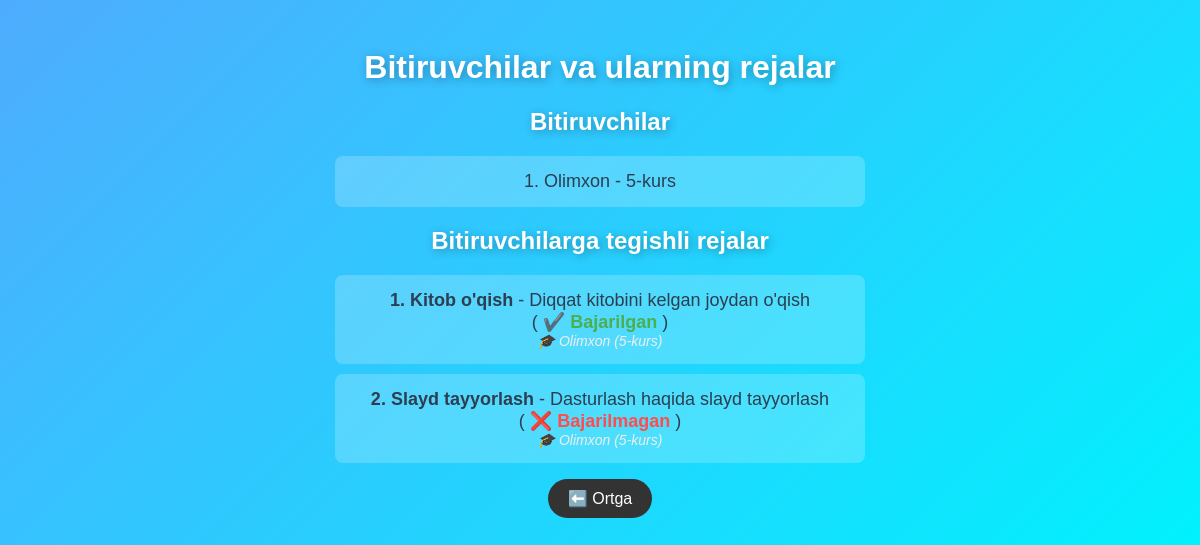
The app's page /students/graduate_task/, older data.
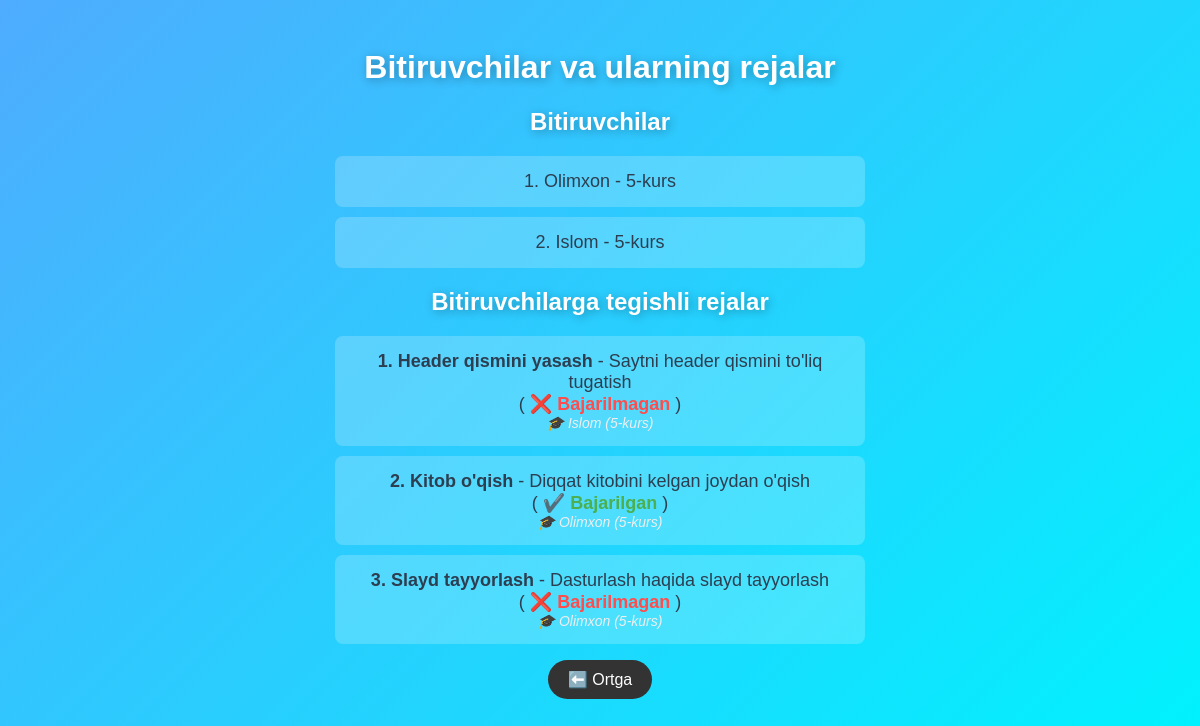
The same page, newer data.
### main/models.py (models this page shows, shortened)
class Student(models.Model):
    name = models.CharField(max_length=50)
    age = models.PositiveSmallIntegerField()
    course = models.PositiveSmallIntegerField(default=1)
    number = models.CharField(max_length=255, unique=True)

class Task(models.Model):
    name = models.CharField(max_length=255)
    date = models.DateField()
    desc = models.TextField()
    done = models.BooleanField(default=False)
    student = models.ForeignKey(Student, on_delete=SET_NULL, null=True)

### main/views.py (the view)
# urls.py: path('students/graduate_task/', graduate_task, name='graduate_task'),
def graduate_task(request):
    graduates = Student.objects.filter(course__gte=5)
    tasks = Task.objects.filter(student__course__gte=5).order_by('name')
    context = {
        'graduates': graduates,
        'tasks': tasks,
    }
    return render(request, 'graduate_task.html', context)

### templates/graduate_task.html (shortened to what this page needs)
<!DOCTYPE html>
<html lang="en">
<head>
</head>
<body>
    <h1>Bitiruvchilar va ularning rejalar</h1>
    <h2>Bitiruvchilar</h2>
    <ul>
        {% for graduate in graduates %}
            <li>{{ forloop.counter }}. {{ graduate.name }} - {{ graduate.course }}-kurs</li>
        {% empty %}
            <li>Bitiruvchi talabalar yo‘q.</li>
        {% endfor %}
    </ul>
    <h2>Bitiruvchilarga tegishli rejalar</h2>
    <ul>
        {% for task in tasks %}
           <li>
                <strong>{{ forloop.counter }}. {{ task.name }}</strong> - {{ task.desc }}<br>
                (<span class="{% if task.done %}done{% else %}not-done{% endif %}">
                    {% if task.done %} <span>✔️ Bajarilgan</span> {% else %} <span>❌ Bajarilmagan</span> {% endif %}
                </span>)
                <div class="student-name">
                    🎓 {{ task.student.name }} ({{ task.student.course }}-kurs)
                </div>
            </li>
        {% empty %}
            <li>Bitiruvchilarga tegishli rejalar yo‘q.</li>
        {% endfor %}
    </ul>
    <a class="gradiuent" href="/tasks/">⬅️ Ortga</a>
</body>
</html>

### templates/graduate_task.html (style rules this page uses)
body { font-family: 'Arial', sans-serif; background: linear-gradient(135deg, #4facfe, #00f2fe); color: #fff; text-align: center; padding: 20px; animation: fadeIn 1.5s ease-in-out; }
h1, h2 { text-shadow: 2px 2px 10px rgba(0, 0, 0, 0.3); }
ul { list-style: none; padding: 0; }
li { background: rgba(255, 255, 255, 0.2); padding: 15px; margin: 10px auto; border-radius: 8px; max-width: 500px; transition: transform 0.3s, box-shadow 0.3s; font-size: 18px; color: #2c3e50; }
.gradiuent { display: inline-block; margin-bottom: 20px; padding: 10px 20px; background: #333333; color: white; text-decoration: none; border-radius: 25px; transition: all 0.3s ease; }
.done { color: #4CAF50; font-weight: bold; animation: fadeIn 0.8s ease-in-out; }
.not-done { color: #ff4d4d; font-weight: bold; animation: fadeIn 0.8s ease-in-out; }
.student-name { font-size: 14px; color: #eee; font-style: italic; }

Row changes from the older to the newer data that the page shows:
added Student: name "Islom", course "5"
added Task: name "Header qismini yasash", desc "Saytni header qismini to'liq tugatish", done "❌ Bajarilmagan", student.name "Islom", student.course "5"
